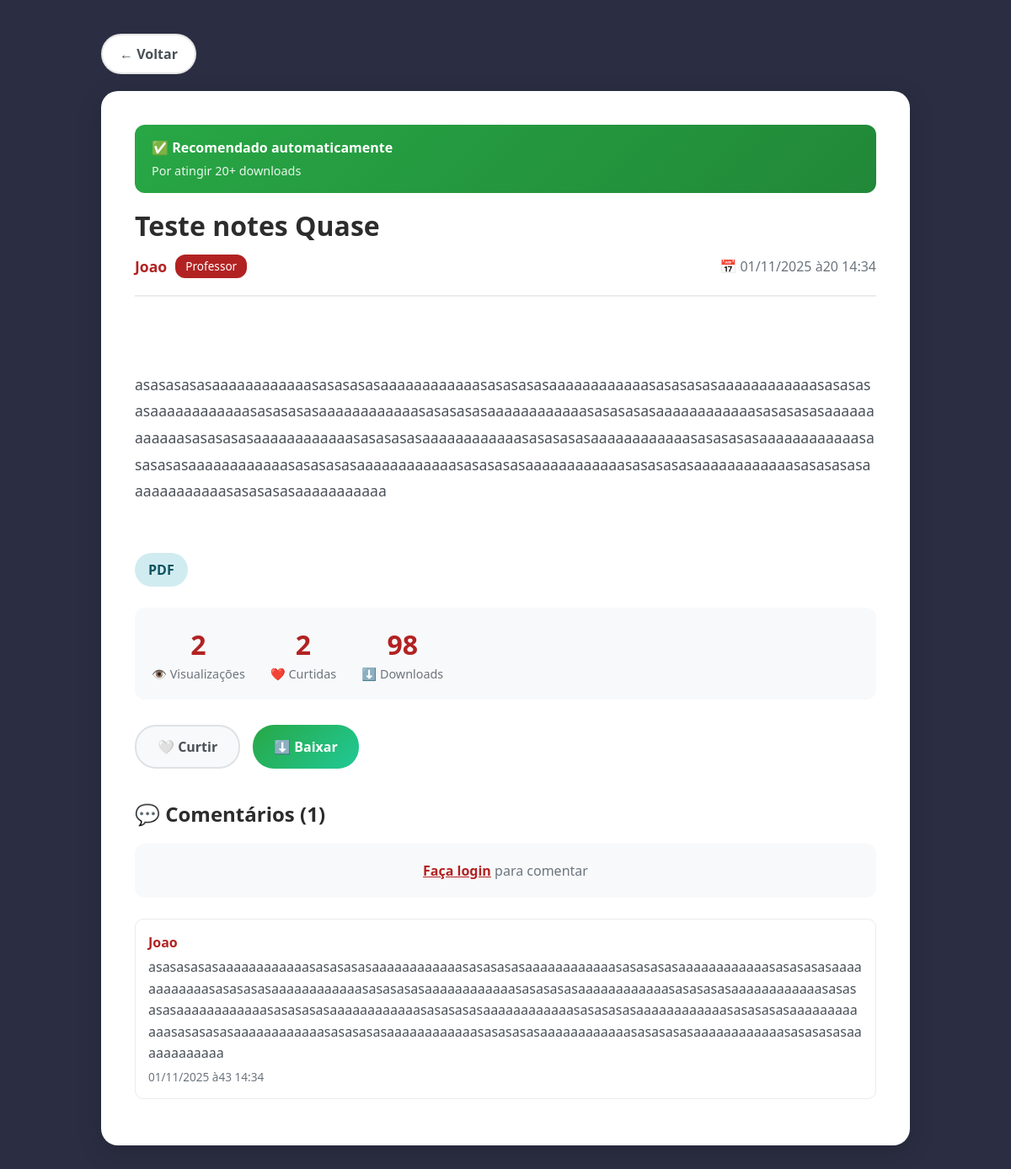
/notes/9/, run on an earlier commit of the app's database.
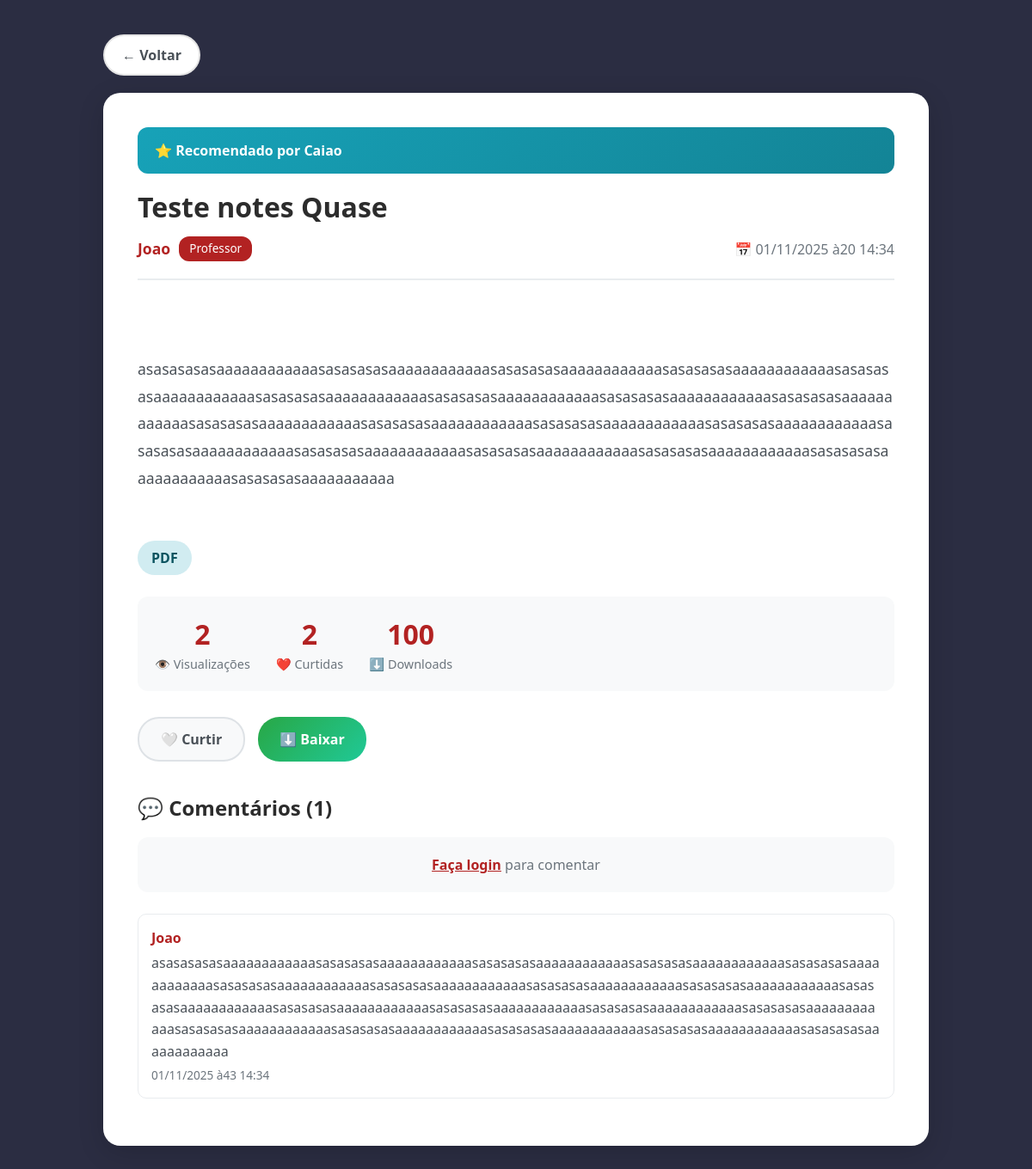
And on a later commit of the database.
### notes/models.py (models this page shows, shortened)
class Note(models.Model):
    FILE_TYPES = [
        ('DOC', 'Documento Word'),
        ('PDF', 'PDF'),
        ('PPT', 'Apresentação'),
        ('LINK', 'Link Externo'),
    ]
    author = models.ForeignKey(User, on_delete=models.CASCADE, related_name='notes', verbose_name='Autor')
    title = models.CharField(max_length=50, verbose_name='Título')  # Limite reduzido para 50
    description = models.TextField(max_length=400, blank=True, verbose_name='Descrição')  # Limite 400
    file_type = models.CharField(max_length=10, choices=FILE_TYPES, verbose_name='Tipo')
    file = models.FileField(
        upload_to='notes_files/',
        null=True,
        blank=True,
        validators=[validate_file_size, validate_file_extension],
        verbose_name='Arquivo'
    )
    link = models.URLField(null=True, blank=True, verbose_name='Link')
    subject = models.CharField(max_length=60, null=True, blank=True, verbose_name='Matéria')
    is_recommended = models.BooleanField(default=False, verbose_name='Recomendado')
    created_at = models.DateTimeField(default=timezone.now, verbose_name='Criado em')
    views = models.PositiveIntegerField(default=0, db_index=True, verbose_name='Visualizações')
    likes = models.PositiveIntegerField(default=0, db_index=True, verbose_name='Curtidas')
    downloads = models.PositiveIntegerField(default=0, db_index=True, verbose_name='Downloads')
    class Meta:
        ordering = ['-is_recommended', '-likes', '-views', '-downloads', '-created_at']
        verbose_name = 'Note'
        verbose_name_plural = 'Notes'
        indexes = [
            models.Index(fields=['-likes', '-views']),
            models.Index(fields=['subject']),
            models.Index(fields=['-created_at']),
        ]

class NoteRecommendation(models.Model):
    note = models.ForeignKey(Note, on_delete=models.CASCADE, related_name='recommendations', verbose_name='Note')
    teacher = models.ForeignKey(User, on_delete=models.CASCADE, limit_choices_to={'user_type': 'professor'}, verbose_name='Professor')
    recommended_at = models.DateTimeField(auto_now_add=True, verbose_name='Recomendado em')
    class Meta:
        unique_together = ('note', 'teacher')
        verbose_name = 'Recomendação'
        verbose_name_plural = 'Recomendações'
        ordering = ['-recommended_at']

### accounts/models.py (models this page shows, shortened)
class User(AbstractUser):
    USER_TYPE_CHOICES = (
        ('admin', 'Administrador'),
        ('professor', 'Professor'),
        ('aluno', 'Aluno'),  # Atualizado de 'estudante' para 'aluno'
    )
    user_type = models.CharField(
        max_length=20,
        choices=USER_TYPE_CHOICES,
        default='aluno',  # Atualizado
        verbose_name='Tipo de Usuário'
    )
    matricula = models.CharField(max_length=20, blank=True, null=True, verbose_name='Matrícula')
    telefone = models.CharField(max_length=15, blank=True, null=True, verbose_name='Telefone')
    first_login = models.BooleanField(default=True, verbose_name='Primeiro Login')
    class Meta:
        verbose_name = 'Usuário'
        verbose_name_plural = 'Usuários'

### notes/views.py (the view, shortened to what this page needs)
# urls.py: path('<int:pk>/', views.note_detail, name='detail'),
def note_detail(request, pk):
    note = get_object_or_404(Note.objects.select_related('author'), pk=pk)
    if request.user.is_authenticated:
        view_created = NoteView.objects.get_or_create(note=note, user=request.user)
        if view_created[1]:  # [1] é o boolean 'created'
            Note.objects.filter(pk=pk).update(views=F('views') + 1)
            note.refresh_from_db(fields=['views'])
    user_liked = False
    if request.user.is_authenticated:
        user_liked = NoteLike.objects.filter(note=note, user=request.user).exists()
    recommendations = NoteRecommendation.objects.filter(note=note).select_related('teacher')
    primary_recommendation = None
    other_recommendations_count = 0
    if recommendations.exists():
        if note.subject:
            same_subject_recs = [r for r in recommendations if hasattr(r.teacher, 'teacher_subjects') and note.subject in r.teacher.teacher_subjects]
            if same_subject_recs:
                primary_recommendation = same_subject_recs[0]
                other_recommendations_count = len(recommendations) - 1
            else:
                primary_recommendation = recommendations[0]
                other_recommendations_count = len(recommendations) - 1
        else:
            primary_recommendation = recommendations[0]
            other_recommendations_count = len(recommendations) - 1
    auto_recommend_reason = None
    if note.is_recommended and not recommendations.exists():
        if note.downloads >= 20:
            auto_recommend_reason = "downloads"
        elif note.likes >= 40:
            auto_recommend_reason = "likes"
        elif note.views >= 50:
            auto_recommend_reason = "views"
    is_author_teacher = note.author.user_type == 'professor' or note.author.is_staff
    can_recommend = request.user.is_authenticated and (request.user.user_type == 'professor' or request.user.is_staff)
    user_has_recommended = False
    if can_recommend:
        user_has_recommended = NoteRecommendation.objects.filter(note=note, teacher=request.user).exists()
    comments = note.comments.select_related('author').all()
    context = {
        'note': note,
        'comments': comments,
        'user_liked': user_liked,
        'is_author_teacher': is_author_teacher,
        'can_recommend': can_recommend,
        'user_has_recommended': user_has_recommended,
        'primary_recommendation': primary_recommendation,
        'other_recommendations_count': other_recommendations_count,
        'all_recommendations': recommendations,
        'auto_recommend_reason': auto_recommend_reason,
    }
    return render(request, 'notes/note_detail.html', context)

### notes/templates/notes/note_detail.html (shortened to what the changed rows need)
<!DOCTYPE html>
<html lang="pt-br">
<head>
    {% load static %}
    <link href="https://cdn.jsdelivr.net/npm/bootstrap@5.3.0/dist/css/bootstrap.min.css" rel="stylesheet">
</head>
<body>
    <div class="container">
        <div class="note-detail-card">
            {% if note.is_recommended %}
                {% if primary_recommendation %}
                    <div class="recommendation-banner">
                        <div>
                            <div class="recommendation-text">
                                ⭐ Recomendado por {{ primary_recommendation.teacher.username }}
                            </div>
                        </div>
                    </div>
                {% elif auto_recommend_reason %}
                    <div class="recommendation-banner auto">
                        <div>
                            <div class="recommendation-text">
                                ✅ Recomendado automaticamente
                            </div>
                            <div class="recommendation-details">
                                {% if auto_recommend_reason == 'downloads' %}
                                    Por atingir 20+ downloads
                                {% elif auto_recommend_reason == 'likes' %}
                                    Por atingir 40+ curtidas
                                {% elif auto_recommend_reason == 'views' %}
                                    Por atingir 50+ visualizações
                                {% endif %}
                            </div>
                        </div>
                    </div>
                {% endif %}
            {% endif %}
            <div class="note-header">
                <h1 class="note-title">{{ note.title }}</h1>
                <div class="note-meta">
                    <div class="author-info">
                        <span class="author-name">{{ note.author.username }}</span>
                        {% if is_author_teacher %}
                            <span class="badge-professor">Professor</span>
                        {% endif %}
                    </div>
                    <div style="color: #6c757d;">
                        📅 {{ note.created_at|date:"d/m/Y às H:i" }}
                    </div>
                </div>
            </div>
            {% if note.description %}
                <div class="note-description">
                    {{ note.description }}
                </div>
            {% endif %}
            <div class="note-badges">
                <span class="badge-type">{{ note.get_file_type_display }}</span>
            </div>
            <div class="metrics">
                <div class="metric-item">
                    <div class="metric-number">{{ note.views }}</div>
                    <div class="metric-label">👁️ Visualizações</div>
                </div>
                <div class="metric-item">
                    <div class="metric-number" id="likesCount">{{ note.likes }}</div>
                    <div class="metric-label">❤️ Curtidas</div>
                </div>
                <div class="metric-item">
                    <div class="metric-number">{{ note.downloads }}</div>
                    <div class="metric-label">⬇️ Downloads</div>
                </div>
            </div>
            <div class="action-buttons">
                {% if user.is_authenticated %}
                    <button class="btn-action btn-like {% if user_liked %}liked{% endif %}" id="likeBtn" onclick="toggleLike()">
                        <span id="likeIcon">{% if user_liked %}❤️{% else %}🤍{% endif %}</span>
                        <span id="likeText">{% if user_liked %}Descurtir{% else %}Curtir{% endif %}</span>
                    </button>
                    {% if note.file %}
                        <a href="{% url 'notes:download' note.pk %}" class="btn-action btn-download">
                            ⬇️ Baixar Arquivo
                        </a>
                    {% elif note.link %}
                        <a href="{{ note.link }}" target="_blank" class="btn-action btn-download">
                            🔗 Acessar Link
                        </a>
                    {% endif %}
                    {% if can_recommend %}
                        <button class="btn-action btn-recommend {% if user_has_recommended %}active{% endif %}"
                                id="recommendBtn" onclick="toggleRecommend()">
                            <span id="recommendIcon">{% if user_has_recommended %}✅{% else %}⭐{% endif %}</span>
                            <span id="recommendText">{% if user_has_recommended %}Remover Recomendação{% else %}Recomendar{% endif %}</span>
                        </button>
                    {% endif %}
                {% else %}
                    <button class="btn-action btn-like" data-bs-toggle="modal" data-bs-target="#loginRequiredModal">
                    </button>
                    <button class="btn-action btn-download" data-bs-toggle="modal" data-bs-target="#loginRequiredModal">
                    </button>
                {% endif %}
            </div>
            <div class="comments-section">
                <h2 class="comments-header">💬 Comentários ({{ comments.count }})</h2>
                {% if user.is_authenticated %}
                    <form method="POST" class="comment-form" id="commentForm">
                        {% csrf_token %}
                        <textarea name="text" class="comment-input" rows="3"
                                  placeholder="Escreva seu comentário (máx 400 caracteres)..."
                                  maxlength="400" id="commentInput" required></textarea>
                        <div style="text-align: right; margin-top: 5px;">
                            <small style="color: #6c757d;" id="commentCount">0/400</small>
                        </div>
                        <button type="submit" class="btn-comment">Comentar</button>
                    </form>
                {% else %}
                    <div class="comment-form">
                    </div>
                {% endif %}
                <div id="commentsList">
                </div>
            </div>
        </div>
    </div>
</body>
</html>

What changed in the data, as far as the page shows it:
added NoteRecommendation: teacher.username "Caiao"
changed Note "Teste notes Quase": downloads "98" → "100"
Also different on the page:
text no longer shown: "✅ Recomendado automaticamente Por atingir 20+ downloads"
text now shown: "⭐ Recomendado por"
